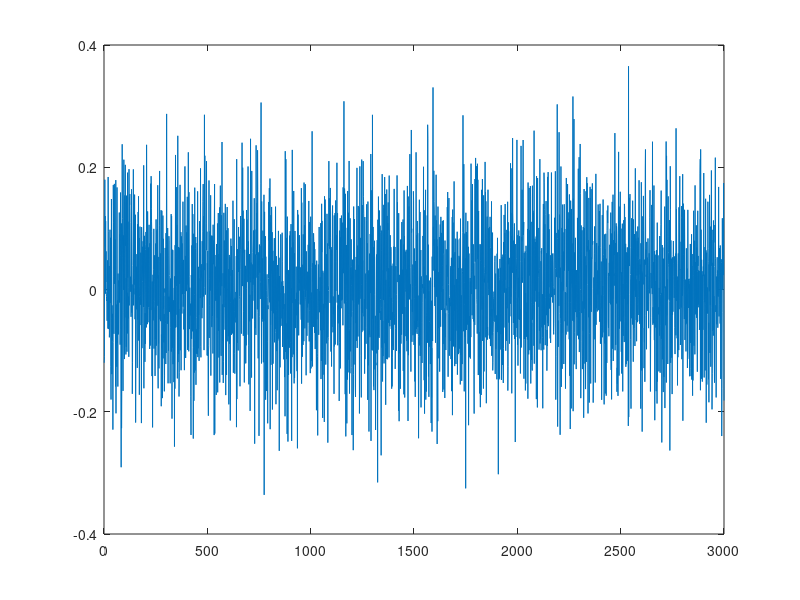

MATLAB code to generate this figure: (Note: this script raises an error after producing the figure.)
clc
clear all
System=1;
% System=2;
% System=3;

if System==1
    x=0.1*randn(1,3000);
    plot(x);
    y=Noise_less_system_1(x);
    figure;
    plot(y);
    k=[2,2,3,4,4,5,4,5];
    l=[1,2,2,3,3,4,6,5];
    Order=[2,2,2,2,2,2,2,2];
end;
if System==2
    x=rand(1,3000);
    plot(x);
    y=Noise_less_system_2(x);
    figure;
    plot(y);
    k=[2,4,3,4,4,1];
    l=[1,3,4,3,2,2];
    Order=[2,2,2,2,2,2];
end;
if System==3
    x=0.1*randn(1,3000);
    y=Noise_less_system_3(x);
    k=[2,2,3,3,4,4];
    l=[1,2,3,4,4,5];
    Order=[2,2,2,2,2,2];
end;


percent=[0 25 50 100];
mse_absolute_3rd_set=zeros(size(k,2),4);
mse_relative_3rd_set=zeros(size(k,2),4);
for i=1:size(percent,2)
    for model=1:size(k,2)
        disp(['For model', num2str(model),'(when P is ',num2str(percent(i)),'%)']);
        tic
        a(model)=FOS(x,y,percent(i),k(model),l(model),Order(model));
        toc
        mse_absolute_1st_set(model,i)=a(model).mse_absolute_1st_set;
        mse_relative_1st_set(model,i)=a(model).mse_relative_1st_set;
        mse_absolute_2nd_set(model,i)=a(model).mse_absolute_2nd_set;
        mse_relative_2nd_set(model,i)=a(model).mse_relative_2nd_set;
    end
    [q(i),p(i)]=min(mse_absolute_2nd_set(:,i));
    b(i)=a(p(i));
    modelout(a(p(i)).Selected_candidates,a(p(i)).a,a(p(i)).K,a(p(i)).L,percent(i),a(p(i)).Order);
    v3(i,1:1000)=Modloutput(a(p(i)).a,a(p(i)).Selected_candidates,x(2001:3000),a(p(i)).K,a(p(i)).L,a(p(i)).N,a(p(i)).Order);
    mse_absolute_3rd_set(p(i),i)=a(p(i)).mse_absolute_3rd_set;
    mse_relative_3rd_set(p(i),i)=a(p(i)).mse_relative_3rd_set;
    if i==1
        figure;
        P_lot=plot(2001:3000,y(1,2001:3000),'--',2001:3000,v3(i,1:1000));
        set(P_lot(1),'Color','blue','linewidth',2);
        set(P_lot(2),'Color','red','linewidth',1);
        figure;
        P_lot=plot(2001:2100,y(1,2001:2100),'--',2001:2100,v3(i,001:100));
        set(P_lot(1),'Color','blue','linewidth',2);
        set(P_lot(2),'Color','red','linewidth',1);

    else
        figure;
        P_lot=plot(2001:3000,y(1,2001:3000),2001:3000,v3(i,1:1000));
        set(P_lot(1),'Color','blue','linewidth',1);
        set(P_lot(2),'Color','red','linewidth',1);
        figure;
        P_lot=plot(2001:2100,y(1,2001:2100),2001:2100,v3(i,001:100));
        set(P_lot(1),'Color','blue','linewidth',1);
        set(P_lot(2),'Color','red','linewidth',1);

    end
end;
result(1:size(k,2),1)=[1:size(k,2)]';
result(1:size(k,2),2)=k';
result(1:size(k,2),3)=l';
result(1:size(k,2),4)=Order';

rr=4;
for ll=1:1:size(percent,2)
    rr=rr+1;
    result(:,rr)=100*percent(ll)/(percent(ll)+100);
    rr=rr+1;
    result(:,rr)=mse_absolute_1st_set(:,ll);
    rr=rr+1;
    result(:,rr)=mse_relative_1st_set(:,ll);
    rr=rr+1;
    result(:,rr)=mse_absolute_2nd_set(:,ll);
    rr=rr+1;
    result(:,rr)=mse_relative_2nd_set(:,ll);
    rr=rr+1;
    result(:,rr)=mse_absolute_3rd_set(:,ll);
    rr=rr+1;
    result(:,rr)=mse_relative_3rd_set(:,ll);
end;
result1=result';

  
